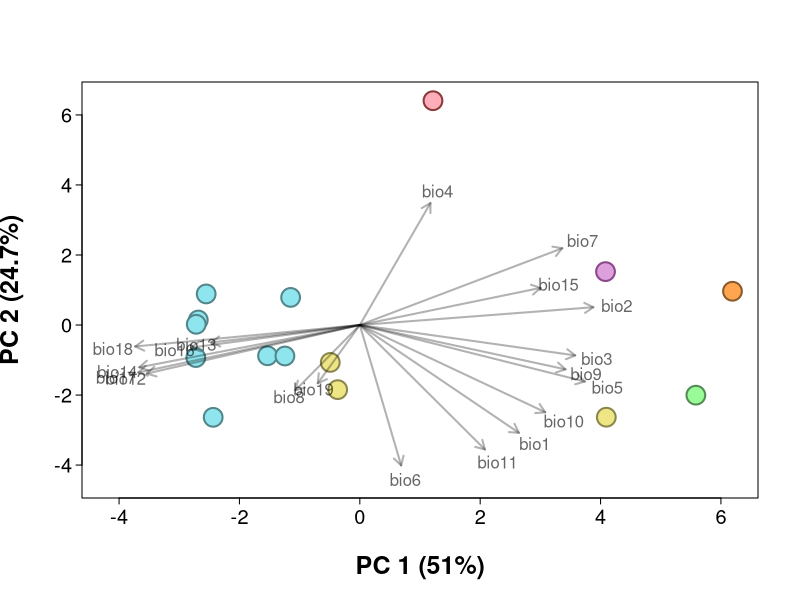

Write the R code that produced this figure.
# loading data
bio_pcs <- read.csv("data/bioclimatic_PCs.csv")
loads <- as.matrix(read.table("data/bioclimatic_PCA_loadings.txt"))

# colors of face and edge of the markers
fill <- list(
  AAb = "cadetblue2",
  FR  = "cadetblue2",
  HVb = "cadetblue2",
  KOa = "cadetblue2",
  KVC = "cadetblue2",
  TUb = "cadetblue2",
  USs = "cadetblue2",
  BI  = "cadetblue2",
  BOa = "cadetblue2",
  eligulata = "tan1",
  imperfecta = "plum",
  californica = "palegreen",
  jacquemontii = "lightpink1",
  `516979` = "khaki2",
  `636632` = "khaki2",
  `31675`  = "khaki2"
)

cols <- list(
  AAb = "cadetblue4",
  FR  = "cadetblue4",
  HVb = "cadetblue4",
  KOa = "cadetblue4",
  KVC = "cadetblue4",
  TUb = "cadetblue4",
  USs = "cadetblue4",
  BI  = "cadetblue4",
  BOa = "cadetblue4",
  eligulata = "tan4",
  imperfecta = "orchid4",
  californica = "palegreen4",
  jacquemontii = "indianred4",
  `516979` = "khaki4",
  `636632` = "khaki4",
  `31675`  = "khaki4"
)

dev.new()
par(tcl=-0.3, mgp = c(3, 0.5, 0))

plot(NA, xlim = c(-4.2, 6.2), ylim = c(-4.5, 6.5),
     xlab = "PC 1 (51%)", ylab = "PC 2 (24.7%)",
     cex.lab = 1.5, font.lab = 2, cex.axis = 1.2, las=1)

for (i in seq_len(nrow(bio_pcs))) {
  name <- as.character(bio_pcs$name[i])
  if (is.null(fill[[name]])) next  
  points(bio_pcs$PC_1[i], bio_pcs$PC_2[i], pch = 21,
         bg = fill[[name]], col = cols[[name]],
         cex = 2.5, lwd = 2)
}

load_scale <- 4
for (j in seq_len(nrow(loads))) {
  arrows(0, 0, loads[j,1]*load_scale, loads[j,2]*load_scale,
         col = rgb(0,0,0,0.3), length = 0.1, lwd = 2)
  text(loads[j,1]*load_scale*1.1, loads[j,2]*load_scale*1.1,
       labels = paste0("bio", j), col = rgb(0,0,0,0.6))
}
